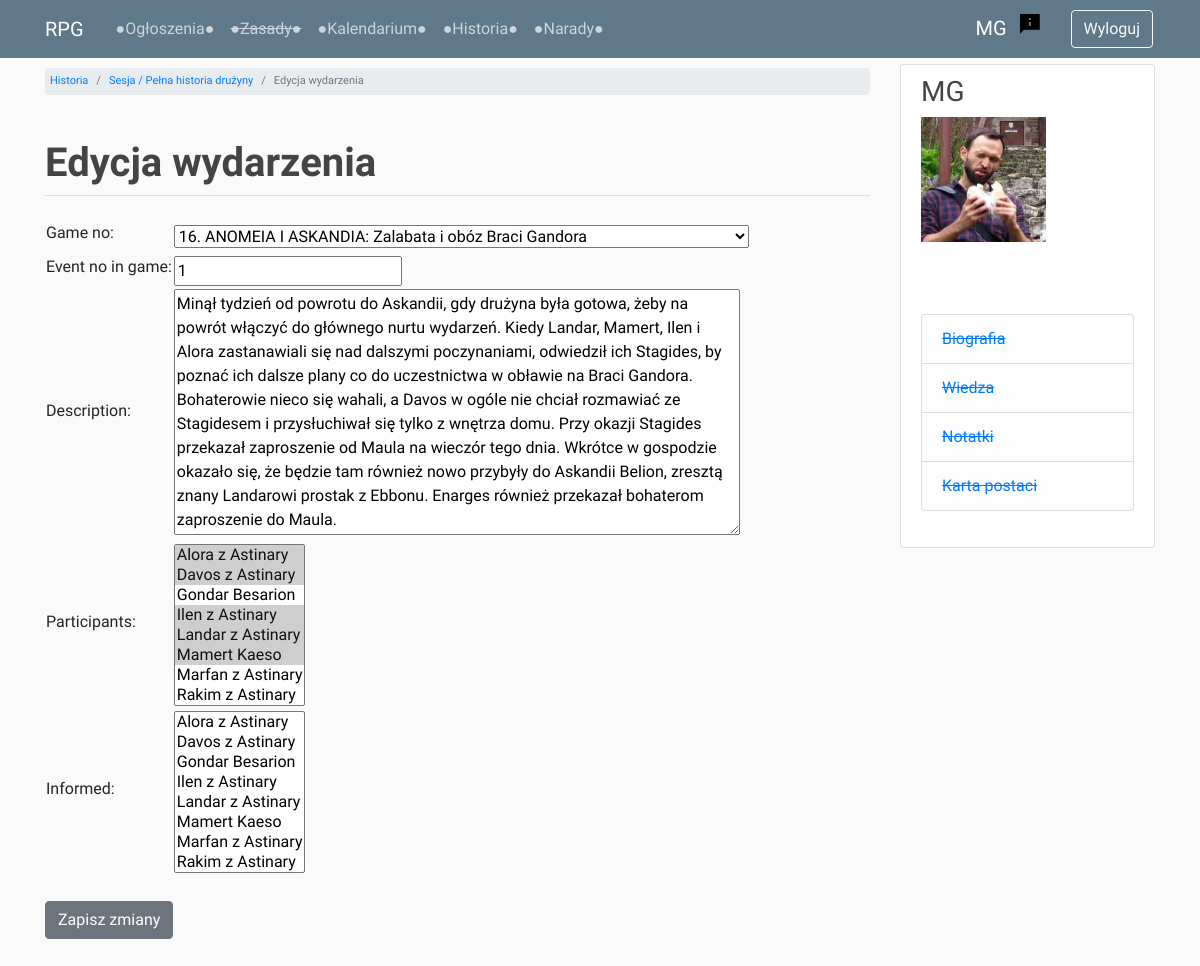
/timeline/119/edit-described-event/ (signed in), run on an earlier commit of the app's database.
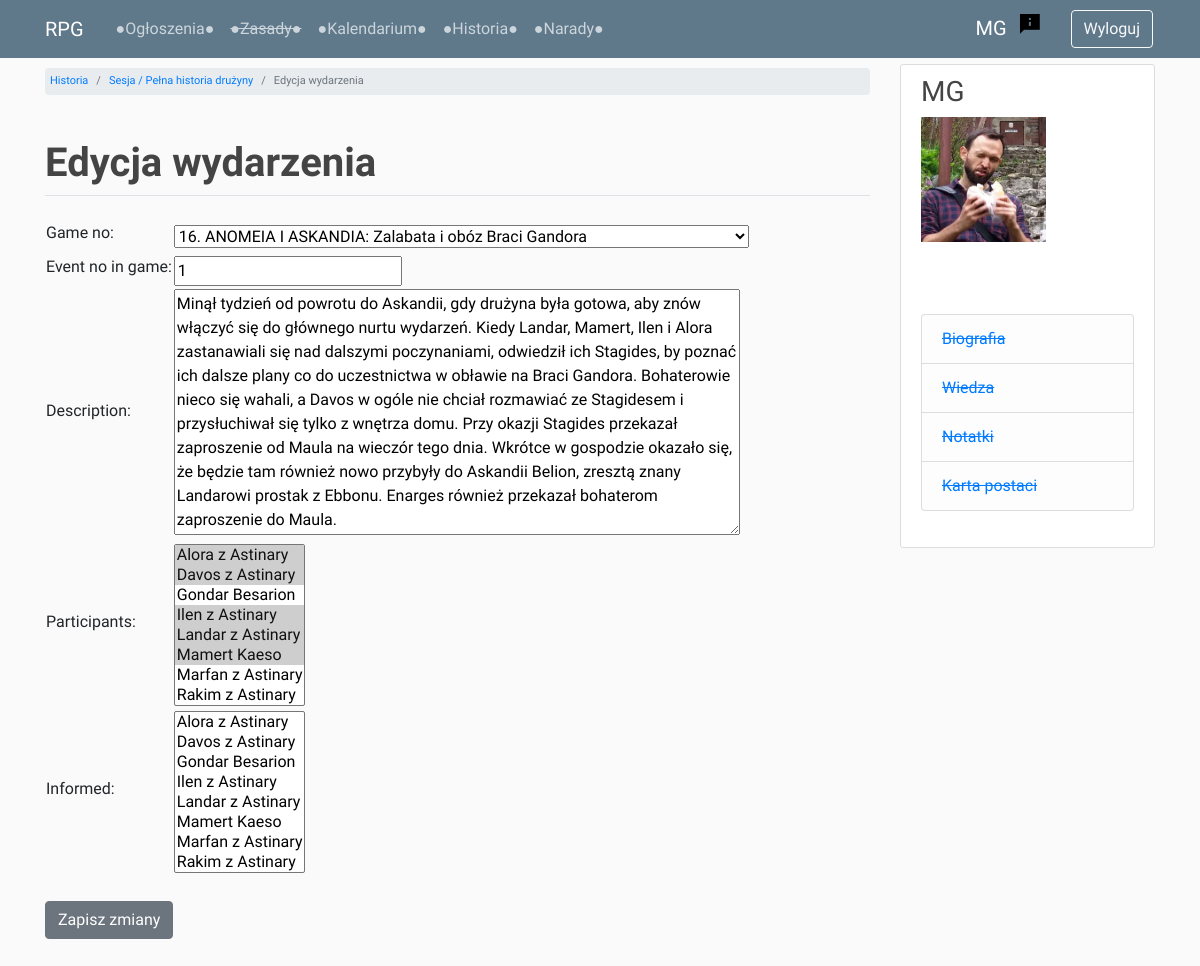
And on a later commit of the database.
### timeline/models.py (models this page shows, shortened)
class DescribedEvent(models.Model):
    game_no = models.ForeignKey(GameSession, related_name='described_events', blank=True, null=True, on_delete=models.CASCADE)
    event_no_in_game = models.PositiveSmallIntegerField(validators=[MinValueValidator(1)])
    description = models.TextField(max_length=4000)
    participants = models.ManyToManyField(Profile,
                                          related_name='described_events_participated',
                                          limit_choices_to=
                                          Q(character_status='active_player') |
                                          Q(character_status='inactive_player') |
                                          Q(character_status='dead_player'),
                                          blank=True)
    informed = models.ManyToManyField(Profile,
                                      related_name='described_events_informed',
                                      limit_choices_to=
                                      Q(character_status='active_player') |
                                      Q(character_status='inactive_player') |
                                      Q(character_status='dead_player'),
                                      blank=True)
    class Meta:
        ordering = ['game_no', 'event_no_in_game']

### timeline/views.py (the view)
# urls.py: path('<int:event_id>/edit-described-event/', edit_described_event_view, name='edit_described_event'),
@login_required
def edit_described_event_view(request, event_id):
    obj = get_object_or_404(DescribedEvent, id=event_id)
    if request.method == 'POST':
        form = EditDescribedEventForm(request.POST, instance=obj)
        if form.is_valid():
            form.save()
            messages.success(request, f'Zmodyfikowano wydarzenie!')
            _next = request.POST.get('next', '/')
            return HttpResponseRedirect(_next)
    else:
        form = EditDescribedEventForm(instance=obj)
    context = {
        'page_title': 'Edycja wydarzenia',
        'form': form
    }
    return render(request, 'timeline/edit_described_event.html', context)

### timeline/forms.py
class EditDescribedEventForm(forms.ModelForm):
    class Meta:
        model = DescribedEvent
        exclude = ()
    def __init__(self, *args, **kwargs):
        super(EditDescribedEventForm, self).__init__(*args, **kwargs)
        self.fields['description'].widget.attrs = {'cols': 60, 'rows': 10}
        self.fields['participants'].widget.attrs = {'size': 8}
        self.fields['informed'].widget.attrs = {'size': 8}

### forum/templatetags/custom_filters.py (called while the page is built)
@register.filter
def get_first_word(text):
    return text.split(' ', 1)[0]

### timeline/models.py (called while the page is built)
    def __str__(self):
        return f'{self.game_no}. {self.title}'

### users/models.py (called while the page is built)
    def __str__(self):
        return f'{self.character_name}'

### timeline/templates/timeline/edit_described_event.html (shortened to what this page needs)
{% extends 'base.html' %}
{% load custom_filters %}
{% load crispy_forms_tags %}
{% load static %}
{% block breadcrumb %}
    <li class="breadcrumb-item"><a href="{% url 'chronicles_chapters' %}">Historia</a></li>
    <li class="breadcrumb-item"><a href="javascript:history.go(-1)">Sesja / Pełna historia drużyny</a></li>
    <li class="breadcrumb-item active">{{ page_title }}</li>
{% endblock breadcrumb %}
{% block content %}
    <br>
    <form method="POST">
        <table>
        {% for field in form %}
            <tr>
                <td class="padding">
                    <label for="{{ forloop.counter }}">{{ field.label }}:</label>
                </td>
                <td class="padding">
                    <a id="{{ forloop.counter }}">{{ field }}</a>
                </td>
            </tr>
        {% endfor %}
        </table>
        <br>
        <input class="btn btn-secondary" type="submit" value="Zapisz zmiany"/>
    </form>
{% endblock content %}

What changed in the data, as far as the page shows it:
changed DescribedEvent: description "…gdy drużyna była gotowa, żeby na powrót włączyć do głównego nurtu wydarzeń.…" → "…gdy drużyna była gotowa, aby znów włączyć się do głównego nurtu wydarzeń.…"
